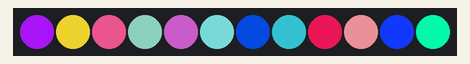
Bench run of a sketch on a simulated ESP8266 (NodeMCU). Shown: 12 RGB LEDs in strip order, left to right. Random numbers use the default seed unless the sketch sets one.

Above: at 0.1 s.
At 4.6 s:
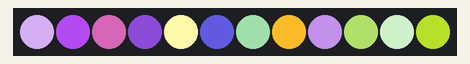
At 9.6 s:
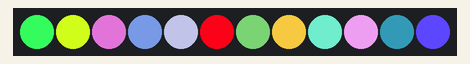
At 19.6 s:
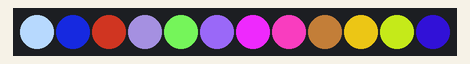
At 29.1 s:
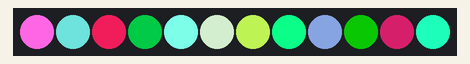
At 39.1 s:
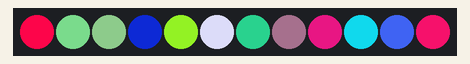

Measured:
- what the display in image 1 shows lasts 0.5 s, from 4.5 s to 5.0 s

The sketch:

neopixel_test.ino
```cpp
#include <Adafruit_NeoPixel.h> // select old 1.8.4 version


#define PIN D7
#define NUMPIXELS 12

Adafruit_NeoPixel pixels(NUMPIXELS, PIN, NEO_GRB + NEO_KHZ800);

void setup(void)
{
    pixels.begin();
    pixels.clear();
    for (int i = 0; i < NUMPIXELS; i++)
    {
        pixels.setPixelColor(i, pixels.Color(0, 0, 0)); // Black
    }
    pixels.show();
}

void loop()
{
    pixels.clear();
    for (int x = 0; x < NUMPIXELS; x++)
    {
        pixels.setPixelColor(x, pixels.Color(random(0, 255), random(0, 255), random(0, 255)));
    }
    pixels.show();
    delay(500);
}
```
